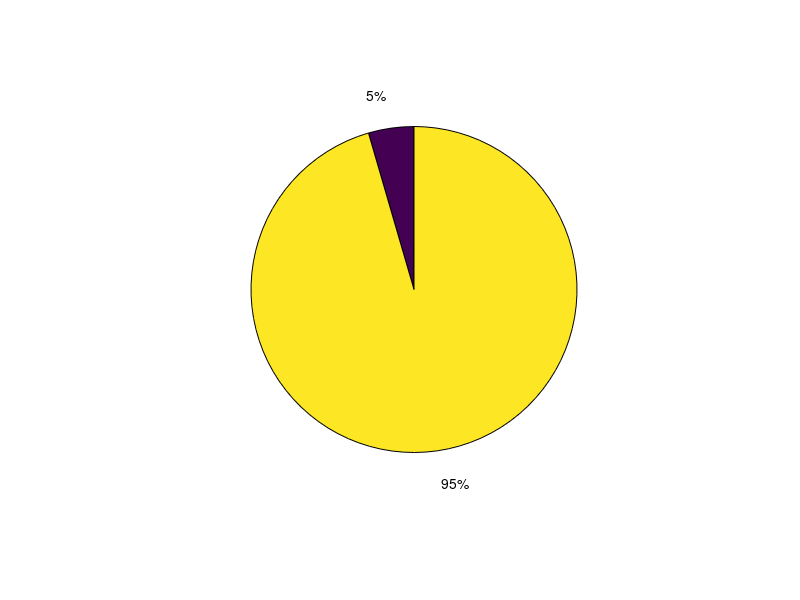

This chart was generated by the following MATLAB code:
%% PIE
% This code is buggy! Please debug it for me :)

clear
close all
clc

Pie = pi;                       % mmmm pie
HalfAPie = Pie/2;                % oh... less pie :(
ImaginaryPie = Pie*i;           % this would be a great band name
HowHungryIAm = 100;              % so very hungry...
SizeOfBite = 0.03;              % I have a small mouth
PieLeftover = Pie;
ImSoHungry = ['oh yes, so very hungry'];

display(ImSoHungry)

for bites = 1:HowHungryIAm
    
    PieLeftover = PieLeftover - SizeOfBite;
    
    PercentPieLeftover = PieLeftover / Pie * 100
    disp(['there is ' num2str(PieLeftover) ' pie leftover'])
    disp(['there is ' num2str(bites*SizeOfBite) ' sq cm of pie in my stomach'])
    disp(['You ate ' num2str(100-PercentPieLeftover) '% of the pie']);
    
    % no time to debug code, must find pie...mmmmmmmm pie....
    % this is the end of the code
    
    % draw a pie chart with two colors
    pie([PercentPieLeftover, 100-PercentPieLeftover])
    % makes the chart refresh on each loop
    drawnow
    
end